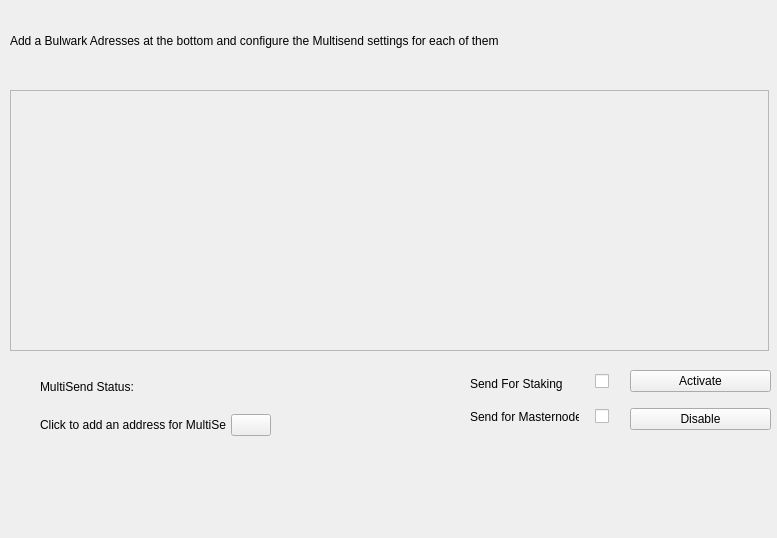
<?xml version="1.0" encoding="UTF-8"?>
<ui version="4.0">
 <class>MultiSendDialog</class>
 <widget class="QDialog" name="MultiSendDialog">
  <property name="geometry">
   <rect>
    <x>0</x>
    <y>0</y>
    <width>777</width>
    <height>538</height>
   </rect>
  </property>
  <property name="windowTitle">
   <string>MultiSend</string>
  </property>
  <widget class="QLabel" name="label">
   <property name="enabled">
    <bool>true</bool>
   </property>
   <property name="geometry">
    <rect>
     <x>10</x>
     <y>10</y>
     <width>521</width>
     <height>61</height>
    </rect>
   </property>
   <property name="text">
    <string>Add a Bulwark Adresses at the bottom and configure the Multisend settings for each of them</string>
   </property>
  </widget>
  <widget class="QScrollArea" name="addAddressScrollArea">
   <property name="geometry">
    <rect>
     <x>10</x>
     <y>90</y>
     <width>759</width>
     <height>261</height>
    </rect>
   </property>
   <property name="sizePolicy">
    <sizepolicy hsizetype="Preferred" vsizetype="Expanding">
     <horstretch>0</horstretch>
     <verstretch>0</verstretch>
    </sizepolicy>
   </property>
   <property name="widgetResizable">
    <bool>true</bool>
   </property>
   <widget class="QWidget" name="addAddressWidget">
    <property name="geometry">
     <rect>
      <x>0</x>
      <y>0</y>
      <width>757</width>
      <height>259</height>
     </rect>
    </property>
    <layout class="QVBoxLayout" name="verticalLayout_5">
     <item>
      <layout class="QVBoxLayout" name="addressList"/>
     </item>
     <item>
      <spacer name="verticalSpacer">
       <property name="orientation">
        <enum>Qt::Vertical</enum>
       </property>
       <property name="sizeHint" stdset="0">
        <size>
         <width>20</width>
         <height>40</height>
        </size>
       </property>
      </spacer>
     </item>
    </layout>
   </widget>
  </widget>
  <widget class="QWidget" name="horizontalLayoutWidget">
   <property name="geometry">
    <rect>
     <x>460</x>
     <y>360</y>
     <width>149</width>
     <height>80</height>
    </rect>
   </property>
   <layout class="QHBoxLayout" name="horizontalLayout">
    <item>
     <layout class="QVBoxLayout" name="verticalLayout_2">
      <property name="leftMargin">
       <number>10</number>
      </property>
      <property name="topMargin">
       <number>10</number>
      </property>
      <property name="rightMargin">
       <number>10</number>
      </property>
      <property name="bottomMargin">
       <number>10</number>
      </property>
      <item>
       <widget class="QLabel" name="MSStakingStatusLabel">
        <property name="text">
         <string>Send For Staking</string>
        </property>
       </widget>
      </item>
      <item>
       <widget class="QLabel" name="MSMasternodeLabel">
        <property name="text">
         <string>Send for Masternodes</string>
        </property>
       </widget>
      </item>
     </layout>
    </item>
    <item>
     <layout class="QVBoxLayout" name="verticalLayout">
      <item>
       <widget class="QCheckBox" name="multiSendMasternodeCheckBox">
        <property name="text">
         <string/>
        </property>
       </widget>
      </item>
      <item>
       <widget class="QCheckBox" name="multiSendStakeCheckBox">
        <property name="text">
         <string/>
        </property>
       </widget>
      </item>
     </layout>
    </item>
   </layout>
  </widget>
  <widget class="QWidget" name="verticalLayoutWidget_3">
   <property name="geometry">
    <rect>
     <x>630</x>
     <y>360</y>
     <width>141</width>
     <height>80</height>
    </rect>
   </property>
   <layout class="QVBoxLayout" name="verticalLayout_3">
    <item>
     <widget class="QPushButton" name="activateButton">
      <property name="text">
       <string>Activate</string>
      </property>
      <property name="autoDefault">
       <bool>false</bool>
      </property>
     </widget>
    </item>
    <item>
     <widget class="QPushButton" name="disableButton">
      <property name="text">
       <string>Disable</string>
      </property>
      <property name="autoDefault">
       <bool>false</bool>
      </property>
     </widget>
    </item>
   </layout>
  </widget>
  <widget class="QWidget" name="verticalLayoutWidget">
   <property name="geometry">
    <rect>
     <x>20</x>
     <y>360</y>
     <width>271</width>
     <height>91</height>
    </rect>
   </property>
   <layout class="QVBoxLayout" name="verticalLayout_4">
    <property name="leftMargin">
     <number>10</number>
    </property>
    <property name="topMargin">
     <number>10</number>
    </property>
    <property name="rightMargin">
     <number>10</number>
    </property>
    <property name="bottomMargin">
     <number>10</number>
    </property>
    <item>
     <layout class="QHBoxLayout" name="horizontalLayout_2">
      <property name="leftMargin">
       <number>10</number>
      </property>
      <property name="topMargin">
       <number>5</number>
      </property>
      <property name="rightMargin">
       <number>10</number>
      </property>
      <property name="bottomMargin">
       <number>5</number>
      </property>
      <item>
       <widget class="QLabel" name="multiSendLabel">
        <property name="text">
         <string>MultiSend Status:</string>
        </property>
       </widget>
      </item>
     </layout>
    </item>
    <item>
     <layout class="QHBoxLayout" name="horizontalLayout_7">
      <property name="spacing">
       <number>5</number>
      </property>
      <property name="leftMargin">
       <number>10</number>
      </property>
      <property name="topMargin">
       <number>5</number>
      </property>
      <property name="rightMargin">
       <number>10</number>
      </property>
      <property name="bottomMargin">
       <number>5</number>
      </property>
      <item>
       <widget class="QLabel" name="addressInfoLabel">
        <property name="minimumSize">
         <size>
          <width>100</width>
          <height>0</height>
         </size>
        </property>
        <property name="toolTip">
         <string>Address to send portion of stake to</string>
        </property>
        <property name="text">
         <string>Click to add an address for MultiSend</string>
        </property>
       </widget>
      </item>
      <item>
       <widget class="QPushButton" name="addressBookButton">
        <property name="maximumSize">
         <size>
          <width>16777215</width>
          <height>32</height>
         </size>
        </property>
        <property name="toolTip">
         <string>Choose an address from the address book</string>
        </property>
        <property name="text">
         <string/>
        </property>
        <property name="icon">
         <iconset resource="../bulwark.qrc">
          <normaloff>:/icons/address-book</normaloff>:/icons/address-book</iconset>
        </property>
        <property name="autoDefault">
         <bool>false</bool>
        </property>
       </widget>
      </item>
     </layout>
    </item>
   </layout>
  </widget>
 </widget>
 <resources>
  <include location="../bulwark.qrc"/>
 </resources>
 <connections/>
</ui>
